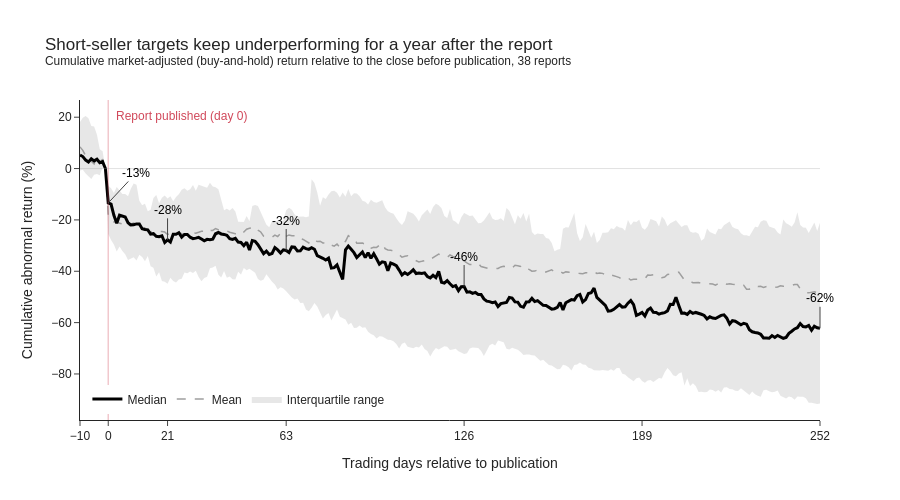

The cell this chart's notebook holds for it:
### Markdown cell above
### 👉 Cumulative abnormal return in event time

### Code cell
car = (event_paths.query('-10 <= event_day <= 252')
       .groupby('event_day', as_index=False)
       .agg(median=('abn_ret', 'median'), mean=('abn_ret', 'mean'),
            q25=('abn_ret', lambda s: s.quantile(0.25)), q75=('abn_ret', lambda s: s.quantile(0.75)),
            n=('abn_ret', 'size')))
car[['median', 'mean', 'q25', 'q75']] *= 100

fig = go.Figure()
fig.add_trace(go.Scatter(x=car['event_day'], y=car['q75'], line=dict(width=0), showlegend=False, hoverinfo='skip'))
fig.add_trace(go.Scatter(x=car['event_day'], y=car['q25'], line=dict(width=0), fill='tonexty',
                         fillcolor='rgba(158,158,158,0.25)', name='Interquartile range', hoverinfo='skip'))
fig.add_trace(go.Scatter(x=car['event_day'], y=car['mean'], name='Mean',
                         line=dict(color=GRAY, width=1.5, dash='dash'),
                         hovertemplate='day %{x}: mean %{y:.1f}%<extra></extra>'))
fig.add_trace(go.Scatter(x=car['event_day'], y=car['median'], name='Median',
                         line=dict(color='black', width=3),
                         hovertemplate='day %{x}: median %{y:.1f}%<extra></extra>'))

fig.add_vline(x=0, line=dict(color=ACCENT, width=1.5))
fig.add_hline(y=0, line=dict(color=GRAY, width=1))
fig.add_annotation(x=0, y=car['q75'].max(), text='Report published (day 0)', showarrow=False,
                   xanchor='left', xshift=6, font=dict(color=ACCENT))
for d in [0, 21, 63, 126, 252]:
    v = car.loc[car['event_day'] == d, 'median'].iloc[0]
    fig.add_annotation(x=d, y=v, text=f'{v:+.0f}%', showarrow=True, arrowhead=0,
                       ax=28 if d == 0 else 0, ay=-30, font=dict(color='black', size=12))

fig.update_layout(
    title='Short-seller targets keep underperforming for a year after the report<br>'
          '<sup>Cumulative market-adjusted (buy-and-hold) return relative to the close before publication, '
          f'{event_paths["Ticker"].nunique()} reports</sup>',
    xaxis_title='Trading days relative to publication', yaxis_title='Cumulative abnormal return (%)',
    height=500, width=900, legend=dict(orientation='h', yanchor='bottom', y=0.02, xanchor='left', x=0.01),
    hovermode='x unified')
fig.update_xaxes(range=[-10, 252], tickvals=[-10, 0, 21, 63, 126, 189, 252])
fig.show()

pre = event_paths.query('event_day == -10')['abn_ret']
print(f'Day -10 vs. baseline: median {pre.median():+.1%}, share of targets whose price was higher 10 days earlier: '
      f'{(pre > 0).mean():.0%} (Wilcoxon p = {stats.wilcoxon(pre).pvalue:.3f})')

### Figure 1 — Plotly figure (JSON) as saved in the notebook; plotly's stock layout.template omitted (floating-point values rounded to 4 significant figures; data arrays with more than 128 entries replaced by an {"elided": "..."} marker saying what was removed)
{"data": [{"hoverinfo": "skip", "line": {"width": 0}, "showlegend": false, "type": "scatter", "x": {"elided": "263 int values"}, "y": {"elided": "263 float values"}}, {"fill": "tonexty", "fillcolor": "rgba(158,158,158,0.25)", "hoverinfo": "skip", "line": {"width": 0}, "name": "Interquartile range", "type": "scatter", "x": {"elided": "263 int values"}, "y": {"elided": "263 float values"}}, {"hovertemplate": "day %{x}: mean %{y:.1f}%<extra></extra>", "line": {"color": "#9E9E9E", "dash": "dash", "width": 1.5}, "name": "Mean", "type": "scatter", "x": {"elided": "263 int values"}, "y": {"elided": "263 float values"}}, {"hovertemplate": "day %{x}: median %{y:.1f}%<extra></extra>", "line": {"color": "black", "width": 3}, "name": "Median", "type": "scatter", "x": {"elided": "263 int values"}, "y": {"elided": "263 float values"}}], "layout": {"annotations": [{"font": {"color": "#D1495B"}, "showarrow": false, "text": "Report published (day 0)", "x": 0, "xanchor": "left", "xshift": 6, "y": 20.47}, {"arrowhead": 0, "ax": 28, "ay": -30, "font": {"color": "black", "size": 12}, "showarrow": true, "text": "-13%", "x": 0, "y": -13.39}, {"arrowhead": 0, "ax": 0, "ay": -30, "font": {"color": "black", "size": 12}, "showarrow": true, "text": "-28%", "x": 21, "y": -27.75}, {"arrowhead": 0, "ax": 0, "ay": -30, "font": {"color": "black", "size": 12}, "showarrow": true, "text": "-32%", "x": 63, "y": -31.91}, {"arrowhead": 0, "ax": 0, "ay": -30, "font": {"color": "black", "size": 12}, "showarrow": true, "text": "-46%", "x": 126, "y": -45.95}, {"arrowhead": 0, "ax": 0, "ay": -30, "font": {"color": "black", "size": 12}, "showarrow": true, "text": "-62%", "x": 252, "y": -62.22}], "height": 500, "hovermode": "x unified", "legend": {"orientation": "h", "x": 0.01, "xanchor": "left", "y": 0.02, "yanchor": "bottom"}, "shapes": [{"line": {"color": "#D1495B", "width": 1.5}, "type": "line", "x0": 0, "x1": 0, "xref": "x", "y0": 0, "y1": 1, "yref": "y domain"}, {"line": {"color": "#9E9E9E", "width": 1}, "type": "line", "x0": 0, "x1": 1, "xref": "x domain", "y0": 0, "y1": 0, "yref": "y"}], "title": {"text": "Short-seller targets keep underperforming for a year after the report<br><sup>Cumulative market-adjusted (buy-and-hold) return relative to the close before publication, 38 reports</sup>"}, "width": 900, "xaxis": {"range": [-10, 252], "tickvals": [-10, 0, 21, 63, 126, 189, 252], "title": {"text": "Trading days relative to publication"}}, "yaxis": {"title": {"text": "Cumulative abnormal return (%)"}}}}
